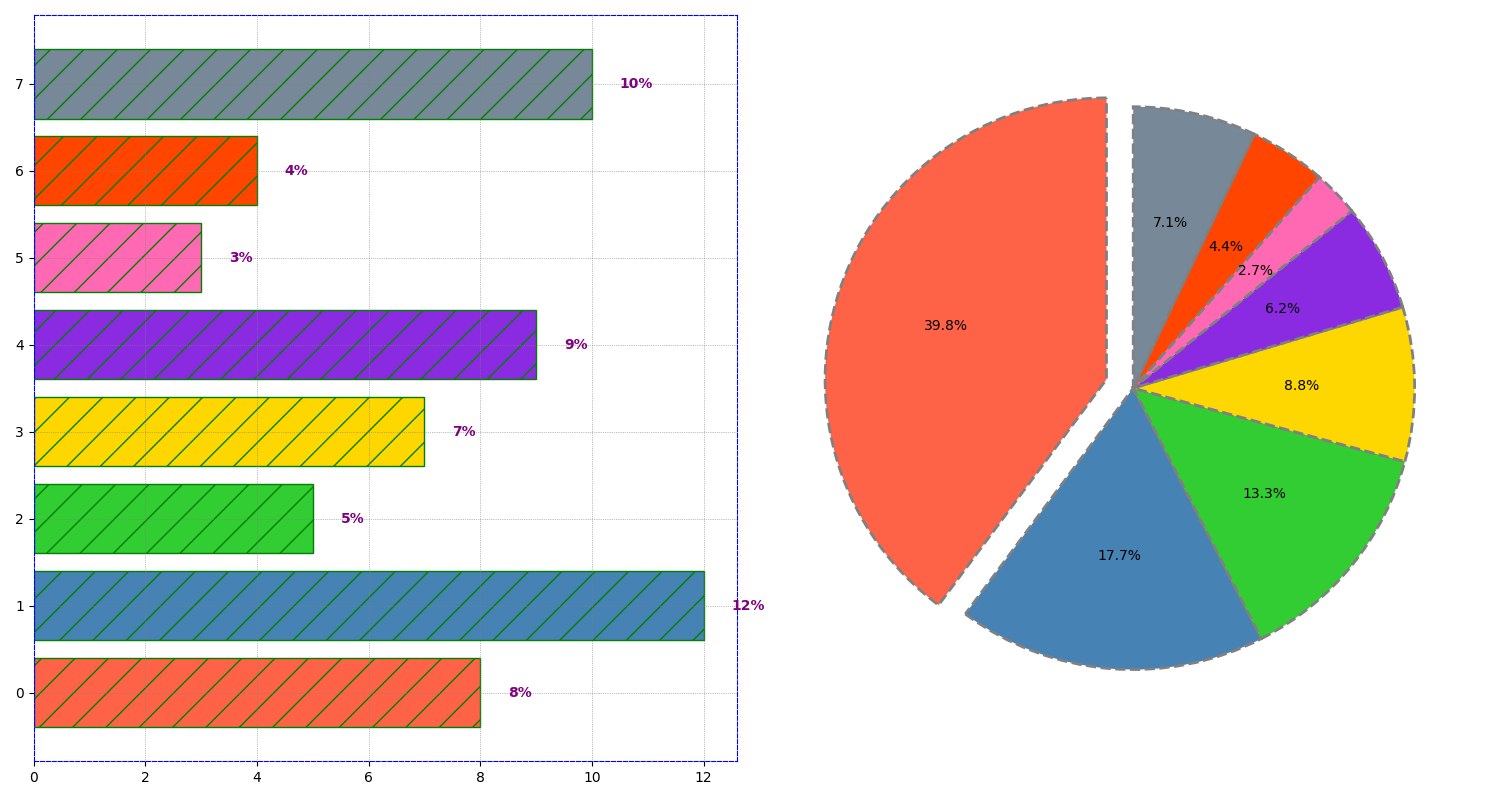

This chart was generated by the following Python code:
import matplotlib.pyplot as plt
import numpy as np

departments = ['R&D', 'Marketing', 'Sales', 'HR', 'IT', 'Operations', 'Legal', 'Finance']
expenditure = [45, 20, 15, 10, 7, 3, 5, 8]
growth_rates = [8, 12, 5, 7, 9, 3, 4, 10]
colors = ['#FF6347', '#4682B4', '#32CD32', '#FFD700', '#8A2BE2', '#FF69B4', '#FF4500', '#778899']
explode = (0.1, 0, 0, 0, 0, 0, 0, 0)

fig, (ax2, ax1) = plt.subplots(1, 2, figsize=(15, 8))

y_pos = np.arange(len(departments))
ax2.barh(y_pos, growth_rates, color=colors, hatch="/", edgecolor='green')

for i, v in enumerate(growth_rates):
    ax2.text(v + 0.5, i, f"{v}%", color='purple', va='center', fontweight='bold')

ax2.grid(True, which='both', linestyle='dotted', linewidth=0.5, color='grey')

for spine in ax2.spines.values():
    spine.set_edgecolor('blue')
    spine.set_linestyle('dashed')

wedges, texts, autotexts = ax1.pie(
    expenditure, explode=explode, colors=colors, autopct='%1.1f%%',
    startangle=90, shadow=False, wedgeprops=dict(edgecolor='gray', linestyle='--', linewidth=2.0))

plt.tight_layout()
plt.show()
